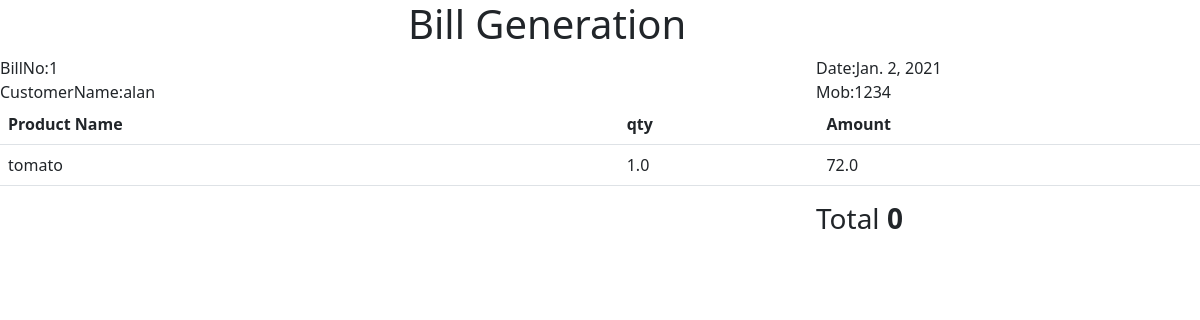
Page /billing/billgenerate/1 on the earlier database version.
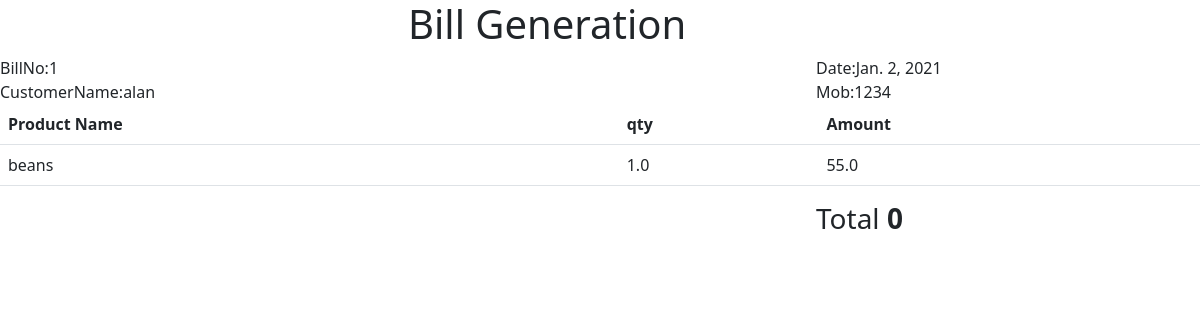
Same page on the later database version.
### billing/models.py (models this page shows, shortened)
class OrderLines(models.Model):
    bill_number=models.ForeignKey(Order,on_delete=models.CASCADE)
    product_name=models.ForeignKey(Products,on_delete=models.CASCADE)
    product_qty=models.FloatField()
    amount=models.FloatField()

class Products(models.Model):
    product_name=models.CharField(max_length=120,unique=True)
    def __str__(self):
        return self.product_name

### billing/views.py (the view, shortened to what this page needs)
# urls.py: path("billgenerate/<int:billno>", BillGenerate.as_view(), name="billgenerate"),
class BillGenerate(TemplateView):
    model=OrderLines
    template_name = "billing/bill_generate.html"
    context={}
    def get(self, request, *args, **kwargs):
        billnum=kwargs.get("billno")
        print(billnum)
        bill=Order.objects.get(billnumber=billnum)
        self.context["orderdata"]=bill
        billitems=self.model.objects.values_list("bill_number").last()
        getallitems=self.model.objects.filter(bill_number=billitems)
        self.context["getallitems"] = getallitems
        return render(request,self.template_name,self.context)

### billing/templates/billing/bill_generate.html (shortened to what this page needs)
<!DOCTYPE html>
<html lang="en">
<head>
       <link href="https://cdn.jsdelivr.net/npm/bootstrap@5.0.0-beta1/dist/css/bootstrap.min.css" rel="stylesheet">
</head>
<body>
<div class="row">
    <div class="col-4"></div>
<div class="col-4"><h1>Bill Generation</h1></div>
    <div class="col-4"></div>
</div>
<div class="row">
    <div class="col-4">BillNo:{{orderdata.billnumber}}</div>
<div class="col-4"></div>
    <div class="col-4">Date:{{orderdata.bill_date}}</div>
</div>
<div class="row">
    <div class="col-4">CustomerName:{{orderdata.customer_name}}</div>
<div class="col-4"></div>
    <div class="col-4">Mob:{{orderdata.phone_number}}</div>
</div>
<form class="setposition">
<table class="table">
        <tr>
            <td><b>Product Name</b></td>
            <td><b>qty</b></td>
            <td><b>Amount</b></td>
        </tr>
    {% for items in getallitems %}
        <tr>
            <td>
            {{items.product_name}}
            </td>
            <td>
            {{items.product_qty}}
            </td>
            <td>
            {{items.amount}}
            </td>
        </tr>
    {% endfor %}
</table>
</form>
<div class="row">
  <div class="col-4"></div>
    <div class="col-4"></div>
    <div class="col-4"><h3>Total  <b>{{orderdata.bill_total}}</b></h3></div>
</div>
</body>
</html>

Differences in the rows shown:
no longer on this page (row unchanged): OrderLines: product_name "tomato", product_qty "1.0", amount "72.0"
added OrderLines: product_name "beans", product_qty "1.0", amount "55.0"
